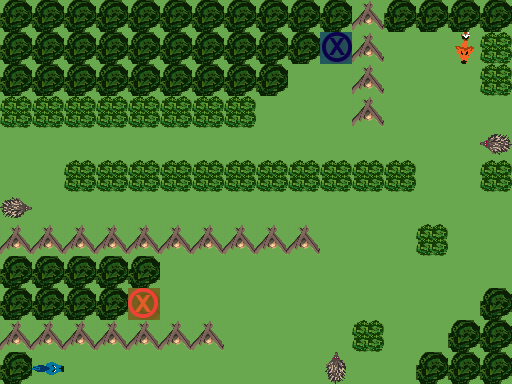

A level layout from a 2D game, rendered from its tile map. Below: a short description, then the map file with its tile-grid data intact:
An orthogonal 16x12 tile map with 32x32 px tiles, 3 tile layers (Ground, Obstacles, Objects), 1 hidden layer not drawn.

<map version="1.0" orientation="orthogonal" renderorder="right-down" width="16" height="12" tilewidth="32" tileheight="32" nextobjectid="1">
 <tileset firstgid="1" name="TilesetPlaceholder" tilewidth="32" tileheight="32" tilecount="240" columns="10">
  <image source="../../Tileset.png" width="320" height="768" />
 </tileset>
 <layer name="Ground" width="16" height="12">
  <data encoding="csv">
1,1,1,1,1,1,1,1,1,1,1,1,1,1,1,1,
1,1,1,1,1,1,1,1,1,1,1,1,1,1,1,1,
1,1,1,1,1,1,1,1,1,1,1,1,1,1,1,1,
1,1,1,1,1,1,1,1,1,1,1,1,1,1,1,1,
1,1,1,1,1,1,1,1,1,1,1,1,1,1,1,1,
1,1,1,1,1,1,1,1,1,1,1,1,1,1,1,1,
1,1,1,1,1,1,1,1,1,1,1,1,1,1,1,1,
1,1,1,1,1,1,1,1,1,1,1,1,1,1,1,1,
1,1,1,1,1,1,1,1,1,1,1,1,1,1,1,1,
1,1,1,1,1,1,1,1,1,1,1,1,1,1,1,1,
1,1,1,1,1,1,1,1,1,1,1,1,1,1,1,1,
1,1,1,1,1,1,1,1,1,1,1,1,1,1,1,1
</data>
 </layer>
 <layer name="Obstacles" width="16" height="12">
  <data encoding="csv">
42,42,42,42,42,42,42,42,42,42,42,41,42,42,42,42,
42,42,42,42,42,42,42,42,42,42,0,41,0,0,0,44,
42,42,42,42,42,42,42,42,42,0,0,41,0,0,0,44,
44,44,44,44,44,44,44,44,0,0,0,41,0,0,0,0,
0,0,0,0,0,0,0,0,0,0,0,0,0,0,0,0,
0,0,44,44,44,44,44,44,44,44,44,44,44,0,0,44,
0,0,0,0,0,0,0,0,0,0,0,0,0,0,0,0,
41,41,41,41,41,41,41,41,41,41,0,0,0,44,0,0,
42,42,42,42,42,0,0,0,0,0,0,0,0,0,0,0,
42,42,42,42,0,0,0,0,0,0,0,0,0,0,0,0,
41,41,41,41,41,41,41,0,0,0,0,44,0,0,0,0,
0,0,0,0,0,0,0,0,0,0,0,0,0,0,0,0
</data>
 </layer>
 <layer name="Objects" width="16" height="12">
  <data encoding="csv">
0,0,0,0,0,0,0,0,0,0,0,0,0,0,0,0,
0,0,0,0,0,0,0,0,0,0,182,0,0,0,3221225663,0,
0,0,0,0,0,0,0,0,0,0,0,0,0,0,0,0,
0,0,0,0,0,0,0,0,0,0,0,0,0,0,0,0,
0,0,0,0,0,0,0,0,0,0,0,0,0,0,0,1610612877,
0,0,0,0,0,0,0,0,0,0,0,0,0,0,0,0,
2684354701,0,0,0,0,0,0,0,0,0,0,0,0,0,0,0,
0,0,0,0,0,0,0,0,0,0,0,0,0,0,0,0,
0,0,0,0,0,0,0,0,0,0,0,0,0,0,0,0,
0,0,0,0,181,0,0,0,0,0,0,0,0,0,0,42,
0,0,0,0,0,0,0,0,0,0,0,0,0,0,42,42,
42,2684354752,0,0,0,0,0,0,0,0,141,0,0,42,42,42
</data>
 </layer>
 <layer name="Solution" width="16" height="12" visible="0">
  <data encoding="csv">
0,0,0,0,0,0,0,0,0,0,0,0,0,0,0,0,
0,0,0,0,0,0,0,0,0,0,0,0,222,222,0,0,
0,0,0,0,0,0,0,0,0,0,232,0,222,0,0,0,
0,0,0,0,0,0,0,0,0,0,232,0,222,0,0,0,
0,232,232,232,232,232,232,232,232,232,232,221,221,221,0,0,
0,232,0,0,0,0,0,0,0,0,0,0,0,222,0,0,
0,233,233,233,233,232,233,233,233,233,233,0,0,222,222,222,
0,0,0,0,0,0,0,0,0,0,233,0,0,0,0,222,
0,0,0,0,0,0,222,222,222,222,222,222,222,222,222,222,
0,0,0,0,222,222,222,232,0,0,0,0,0,0,0,0,
0,0,0,0,0,0,0,232,0,0,0,0,0,0,0,0,
0,0,232,232,232,232,232,232,0,0,0,0,0,0,0,0
</data>
 </layer>
</map>
